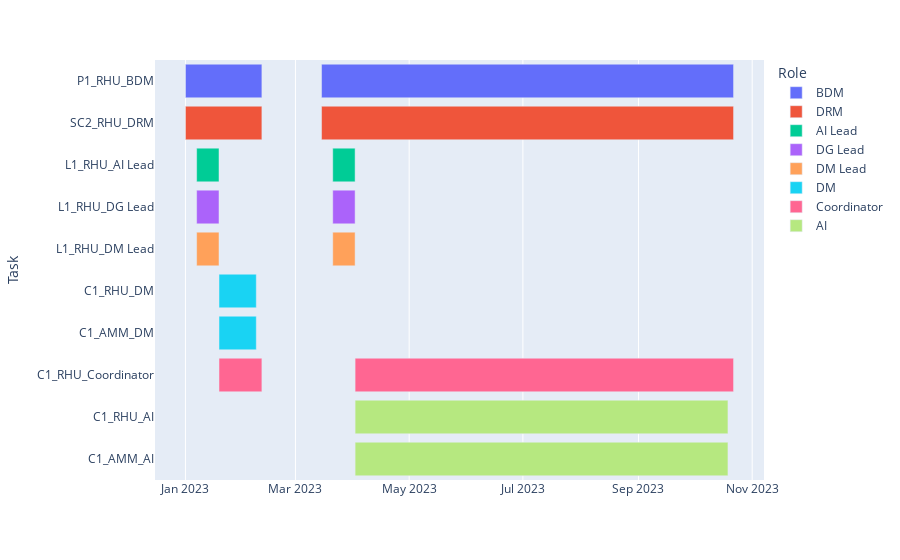

The cell this chart's notebook holds for it:
### Code cell
pd_1=utils.convert_to_pd(pipeline_tasks)
utils.plot_gantt_chart(pd_1)

### Figure 1 — Plotly figure (JSON) as saved in the notebook; plotly's stock layout.template omitted (floating-point values rounded to 4 significant figures)
{"data": [{"alignmentgroup": "True", "base": ["2023-01-01T00:00:00", "2023-03-15T00:00:00"], "hovertemplate": "Role=BDM<br>Start=%{base}<br>End=%{x}<br>Task=%{y}<extra></extra>", "legendgroup": "BDM", "marker": {"color": "#636efa", "pattern": {"shape": ""}}, "name": "BDM", "offsetgroup": "BDM", "orientation": "h", "showlegend": true, "textposition": "auto", "type": "bar", "x": [3542400000, 19094400000], "xaxis": "x", "y": ["P1_RHU_BDM", "P1_RHU_BDM"], "yaxis": "y"}, {"alignmentgroup": "True", "base": ["2023-01-01T00:00:00", "2023-03-15T00:00:00"], "hovertemplate": "Role=DRM<br>Start=%{base}<br>End=%{x}<br>Task=%{y}<extra></extra>", "legendgroup": "DRM", "marker": {"color": "#EF553B", "pattern": {"shape": ""}}, "name": "DRM", "offsetgroup": "DRM", "orientation": "h", "showlegend": true, "textposition": "auto", "type": "bar", "x": [3542400000, 19094400000], "xaxis": "x", "y": ["SC2_RHU_DRM", "SC2_RHU_DRM"], "yaxis": "y"}, {"alignmentgroup": "True", "base": ["2023-01-07T00:00:00", "2023-03-21T00:00:00"], "hovertemplate": "Role=AI Lead<br>Start=%{base}<br>End=%{x}<br>Task=%{y}<extra></extra>", "legendgroup": "AI Lead", "marker": {"color": "#00cc96", "pattern": {"shape": ""}}, "name": "AI Lead", "offsetgroup": "AI Lead", "orientation": "h", "showlegend": true, "textposition": "auto", "type": "bar", "x": [1036800000, 1036800000], "xaxis": "x", "y": ["L1_RHU_AI Lead", "L1_RHU_AI Lead"], "yaxis": "y"}, {"alignmentgroup": "True", "base": ["2023-01-07T00:00:00", "2023-03-21T00:00:00"], "hovertemplate": "Role=DG Lead<br>Start=%{base}<br>End=%{x}<br>Task=%{y}<extra></extra>", "legendgroup": "DG Lead", "marker": {"color": "#ab63fa", "pattern": {"shape": ""}}, "name": "DG Lead", "offsetgroup": "DG Lead", "orientation": "h", "showlegend": true, "textposition": "auto", "type": "bar", "x": [1036800000, 1036800000], "xaxis": "x", "y": ["L1_RHU_DG Lead", "L1_RHU_DG Lead"], "yaxis": "y"}, {"alignmentgroup": "True", "base": ["2023-01-07T00:00:00", "2023-03-21T00:00:00"], "hovertemplate": "Role=DM Lead<br>Start=%{base}<br>End=%{x}<br>Task=%{y}<extra></extra>", "legendgroup": "DM Lead", "marker": {"color": "#FFA15A", "pattern": {"shape": ""}}, "name": "DM Lead", "offsetgroup": "DM Lead", "orientation": "h", "showlegend": true, "textposition": "auto", "type": "bar", "x": [1036800000, 1036800000], "xaxis": "x", "y": ["L1_RHU_DM Lead", "L1_RHU_DM Lead"], "yaxis": "y"}, {"alignmentgroup": "True", "base": ["2023-01-19T00:00:00", "2023-01-19T00:00:00"], "hovertemplate": "Role=DM<br>Start=%{base}<br>End=%{x}<br>Task=%{y}<extra></extra>", "legendgroup": "DM", "marker": {"color": "#19d3f3", "pattern": {"shape": ""}}, "name": "DM", "offsetgroup": "DM", "orientation": "h", "showlegend": true, "textposition": "auto", "type": "bar", "x": [1728000000, 1728000000], "xaxis": "x", "y": ["C1_RHU_DM", "C1_AMM_DM"], "yaxis": "y"}, {"alignmentgroup": "True", "base": ["2023-01-19T00:00:00", "2023-04-02T00:00:00"], "hovertemplate": "Role=Coordinator<br>Start=%{base}<br>End=%{x}<br>Task=%{y}<extra></extra>", "legendgroup": "Coordinator", "marker": {"color": "#FF6692", "pattern": {"shape": ""}}, "name": "Coordinator", "offsetgroup": "Coordinator", "orientation": "h", "showlegend": true, "textposition": "auto", "type": "bar", "x": [1987200000, 17539200000], "xaxis": "x", "y": ["C1_RHU_Coordinator", "C1_RHU_Coordinator"], "yaxis": "y"}, {"alignmentgroup": "True", "base": ["2023-04-02T00:00:00", "2023-04-02T00:00:00"], "hovertemplate": "Role=AI<br>Start=%{base}<br>End=%{x}<br>Task=%{y}<extra></extra>", "legendgroup": "AI", "marker": {"color": "#B6E880", "pattern": {"shape": ""}}, "name": "AI", "offsetgroup": "AI", "orientation": "h", "showlegend": true, "textposition": "auto", "type": "bar", "x": [17280000000, 17280000000], "xaxis": "x", "y": ["C1_RHU_AI", "C1_AMM_AI"], "yaxis": "y"}], "layout": {"barmode": "overlay", "legend": {"title": {"text": "Role"}, "tracegroupgap": 0}, "margin": {"t": 60}, "xaxis": {"anchor": "y", "domain": [0, 1], "type": "date"}, "yaxis": {"anchor": "x", "autorange": "reversed", "domain": [0, 1], "title": {"text": "Task"}}}}
